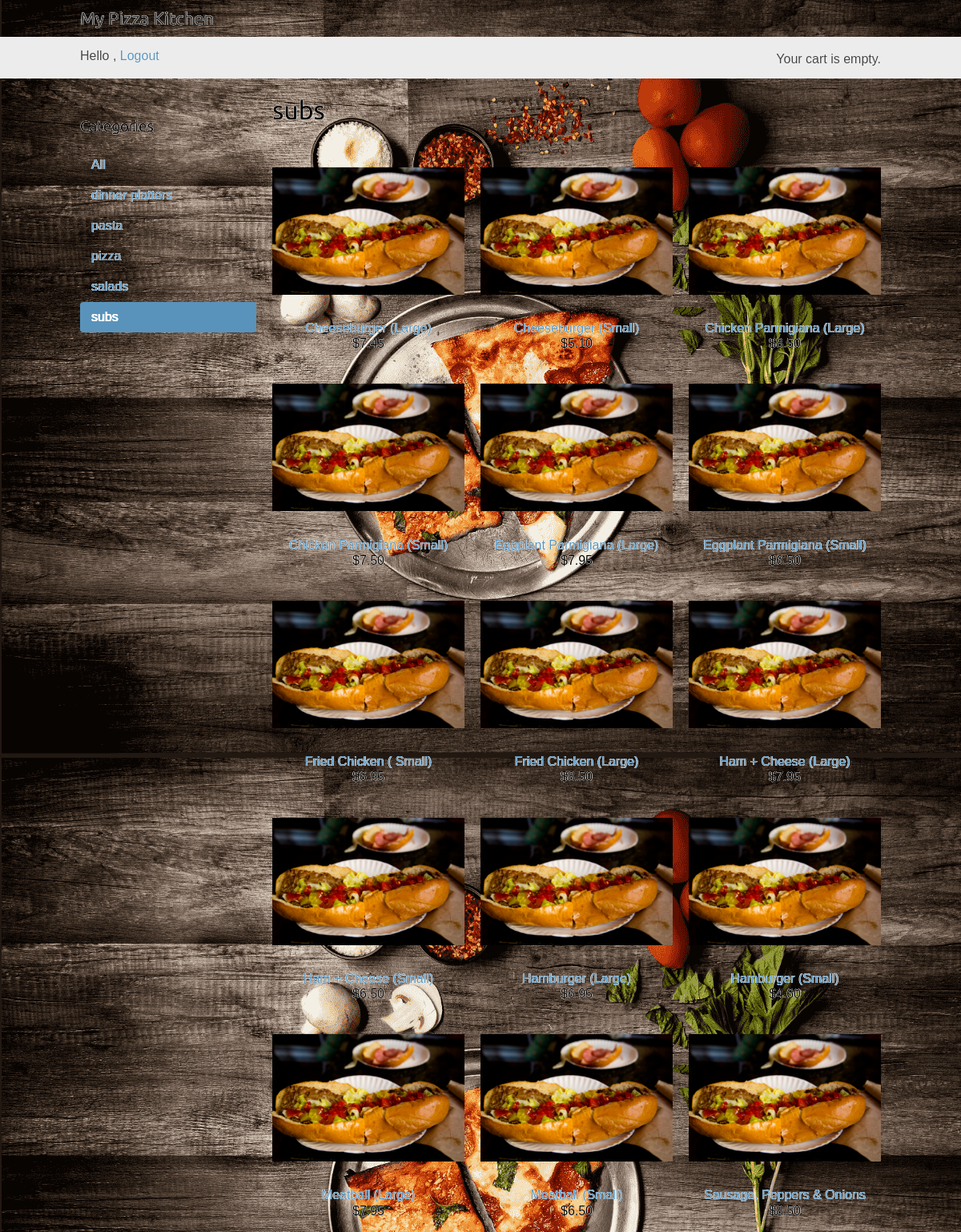
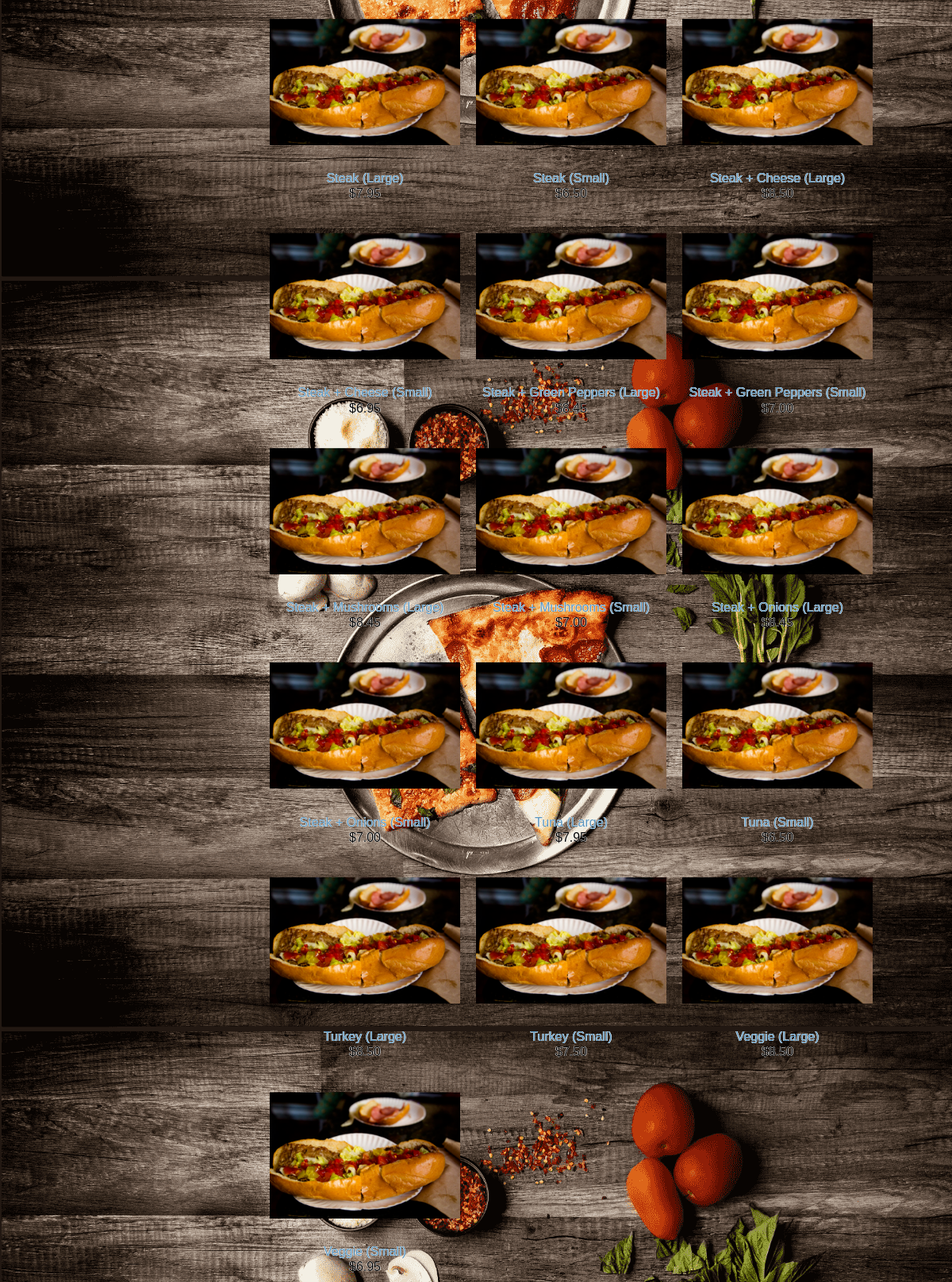
/subs/ (signed in), run on the app's committed database (2 pictures, top to bottom).
### orders/models.py (models this page shows, shortened)
class Category(models.Model):
	name = models.CharField(max_length=64, db_index=True)
	slug = models.SlugField(max_length=64, unique=True)
	class Meta:
		ordering = ('name',)
		verbose_name = 'category'
		verbose_name_plural = 'categories'
	def get_absolute_url(self):
		return reverse('orders:product_list_by_category', args=[self.slug])
	def __str__(self):
		return self.name

class Product(models.Model):
	category = models.ForeignKey(Category, related_name='products', on_delete=models.CASCADE)
	name = models.CharField(max_length=64, db_index=True)
	slug = models.SlugField(max_length=64, db_index=True)
	description = models.TextField(blank=True)
	price = models.DecimalField(max_digits=10, decimal_places=2)
	available = models.BooleanField(default=True)
	class Meta:
		ordering = ('name',)
		index_together = (('id', 'slug'),)
	def get_absolute_url(self):
		return reverse('orders:product_detail', args=[self.id, self.slug])

### orders/views.py (the view)
# urls.py: path("", views.product_list, name="product_list"),
@login_required
def product_list(request, category_slug=None):
	category = None
	categories = Category.objects.all()
	products = Product.objects.filter(available=True)
	if category_slug:
		category = get_object_or_404(Category, slug=category_slug)
		products = products.filter(category=category)
	context = {
		'category': category,
		'categories': categories,
		'products': products
	}
	return render(request, 'orders/product/list.html', context )

### cart/cart.py (called while the page is built)
	def __len__(self):
		return sum(item['quantity'] for item in self.cart.values())

### cart/context_processors.py (called while the page is built)
def cart(request):
	return {'cart': Cart(request)}

### orders/templates/orders/product/list.html (shortened to what this page needs)
{% extends "orders/base.html" %}
{% load static %}
{% block content %}
	<div id="sidebar">
		<h3>Categories</h3>
			<ul>
				<li {% if not category %}class="selected"{% endif %}>
					<a href="{% url 'orders:product_list' %}">All</a>
				</li>
				{% for c in categories %}
					<li {% if category.slug == c.slug %}class="selected"{% endif %}>
						<a href="{{ c.get_absolute_url }}">{{ c.name }}</a>
					</li>
				{% endfor %}
			</ul>
	</div>
	<div id="main" class="product-list">
		<h1>{% if category %}{{ category.name }}{% else %}Products{% endif %}</h1>
		{% for product in products %}
		<div class="item">
			<a href="{{ product.get_absolute_url }}">
				<img src="{% if product.category|slugify == 'pizza' %} {% static 'img/pizza.png' %} {% elif product.category|slugify  == 'subs' %} {% static 'img/subs.png' %} {% elif product.category|slugify  == 'salads' %} {% static 'img/salad.jpg' %} {% elif product.category|slugify  == 'pasta' %} {% static 'img/pasta.jpg' %} {% elif product.category|slugify  == 'dinner platters' %} {% static 'img/dinner.jpg' %} {% else %} {% static 'img/blank.png' %}{% endif %}"></a>
			<a href="{{ product.get_absolute_url }}">{{ product.name }}</a><br>
		${{ product.price }}
		</div>
		{% endfor %}
	</div>
{% endblock %}

### orders/static/css/base.css (style rules this page uses)
body { margin:0; padding:0; font-family:helvetica, sans-serif; text-shadow: -0.4px 0 white, 0 0.4px white, 0.4px 0 white, 0 -0.4px white !important ; }
h1, h2, h3, h4, h5 , h6 { font-family: 'Ubuntu', sans-serif; font-weight:normal; }
a { text-decoration:none; color:#5993bb; }
#sidebar { width:220px; padding:30px 20px 0 0; float:left; }
#sidebar ul { margin:0; padding:0; }
#sidebar ul li { margin:0; list-style:none; padding:10px 14px; }
#sidebar ul li a { display:block; }
#sidebar ul li.selected { background:#5993bb; border-radius:4px; }
#sidebar ul li.selected a { color:#fff; }
#main { float:left; width: 96%; margin-right:-220px; overflow:hidden; }
.product-list .item { width:25%; padding:10px 20px 10px 0; float:left; text-align:center; line-height:1.2; }
.product-list .item img { width:100%; margin-bottom:8px ; }

### data on the page
Category: name "dinner platters"
Category: name "pasta"
Category: name "pizza"
Category: name "salads"
Category: name "subs"
Product: name "Cheeseburger (Large)", price "7.45"
Product: name "Cheeseburger (Small)", price "5.10"
Product: name "Chicken Parmigiana (Large)", price "8.50"
Product: name "Chicken Parmigiana (Small)", price "7.50"
Product: name "Eggplant Parmigiana (Large)", price "7.95"
Product: name "Eggplant Parmigiana (Small)", price "6.50"
Product: name "Fried Chicken ( Small)", price "6.95"
Product: name "Fried Chicken (Large)", price "8.50"
Product: name "Ham + Cheese (Large)", price "7.95"
Product: name "Ham + Cheese (Small)", price "6.50"
Product: name "Hamburger (Large)", price "6.95"
Product: name "Hamburger (Small)", price "4.60"
Product: name "Meatball (Large)", price "7.95"
Product: name "Meatball (Small)", price "6.50"
Product: name "Sausage, Peppers & Onions", price "8.50"
Product: name "Steak (Large)", price "7.95"
Product: name "Steak (Small)", price "6.50"
Product: name "Steak + Cheese (Large)", price "8.50"
Product: name "Steak + Cheese (Small)", price "6.95"
Product: name "Steak + Green Peppers (Large)", price "8.45"
Product: name "Steak + Green Peppers (Small)", price "7.00"
Product: name "Steak + Mushrooms (Large)", price "8.45"
Product: name "Steak + Mushrooms (Small)", price "7.00"
Product: name "Steak + Onions (Large)", price "8.45"
Product: name "Steak + Onions (Small)", price "7.00"
Product: name "Tuna (Large)", price "7.95"
Product: name "Tuna (Small)", price "6.50"
Product: name "Turkey (Large)", price "8.50"
Product: name "Turkey (Small)", price "7.50"
Product: name "Veggie (Large)", price "8.50"
Product: name "Veggie (Small)", price "6.95"
